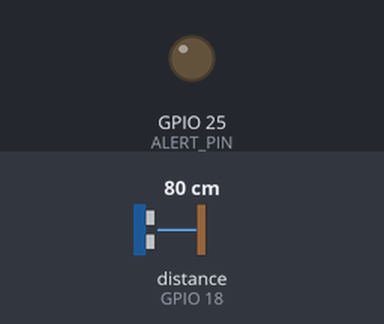
The sketch below on a simulated ESP32. Parts: output pins drawn as LEDs (lit = HIGH). Wiring (inferred from the names in the program): ultrasonic range finder: trigger GPIO 5; echo GPIO 18. Inputs (shaded band) come from the test bench; at power-on: distance to the obstacle (sensor on GPIO 18) 80 cm. The echo pulse lasts 58.3 µs per cm; pins used as bus, display or sensor lines are not drawn; what the sketch prints to the serial monitor is not drawn.

Above: at 1.3 s.
1.4 s: distance to the obstacle (sensor on GPIO 18) set to 12 cm
2.9 s: distance to the obstacle (sensor on GPIO 18) set to 9 cm
At 4.2 s:
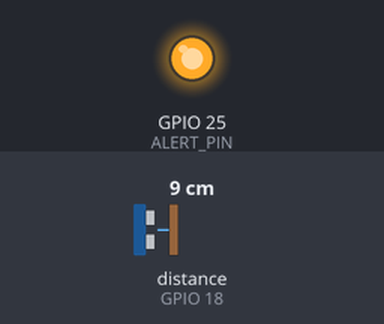
4.5 s: distance to the obstacle (sensor on GPIO 18) set to 18 cm
At 5.6 s:
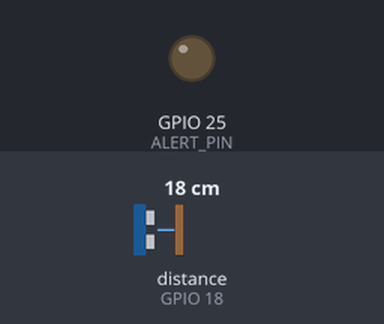
6.0 s: distance to the obstacle (sensor on GPIO 18) set to 2 cm
At 6.9 s:
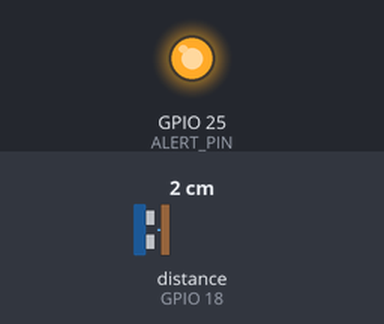
Timing chart, 0 to 8.5 s (numbered marks = the images above; inputs shaded):
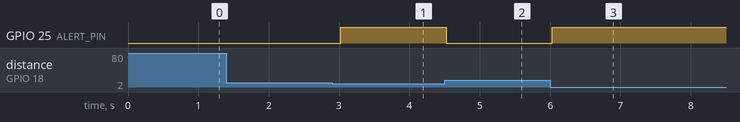

The sketch:

21_ultersonic_sensor.ino
```cpp
#define TRIG_PIN 5
#define ECHO_PIN 18
#define ALERT_PIN 25

void setup() {
  Serial.begin(115200);
  pinMode(TRIG_PIN, OUTPUT);
  pinMode(ECHO_PIN, INPUT);
  pinMode(ALERT_PIN, OUTPUT);
}

long getDistance() {
  digitalWrite(TRIG_PIN, LOW);
  delayMicroseconds(2);
  digitalWrite(TRIG_PIN, HIGH);
  delayMicroseconds(10);
  digitalWrite(TRIG_PIN, LOW);

  long duration = pulseIn(ECHO_PIN, HIGH);
  long distance = duration * 0.034 / 2;
  return distance;
}

void loop() {
  long distance = getDistance();
  Serial.print("Distance: ");
  Serial.print(distance);
  Serial.println(" cm");

  if (distance < 10) {
    digitalWrite(ALERT_PIN, HIGH);
    Serial.println("⚠️ Object Too Close! ⚠️");
  } else {
    digitalWrite(ALERT_PIN, LOW);
  }

  delay(500);
}
```

Measured:
- the behaviour switches between 11 and 10 cm on distance to the obstacle (sensor on GPIO 18) (found by bisection; images 0 and 1)
- after the input at 1.4 s, every drawn part: stays the same
- after the input at 2.9 s, GPIO 25 (ALERT_PIN): LOW → HIGH after 0.12 s
- after the input at 4.5 s, GPIO 25 (ALERT_PIN): HIGH → LOW at once
- after the input at 6.0 s, GPIO 25 (ALERT_PIN): LOW → HIGH at once
